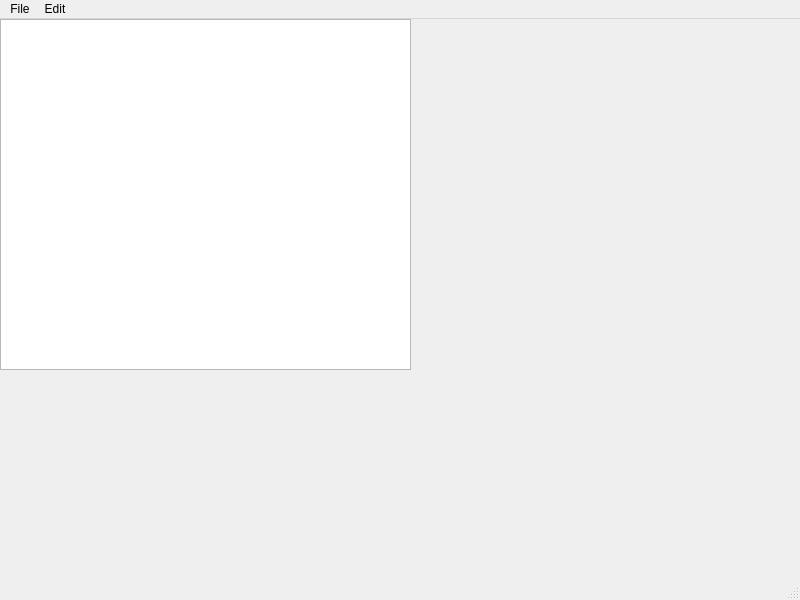
<?xml version="1.0" encoding="UTF-8"?>
<ui version="4.0">
 <class>Notepad</class>
 <widget class="QMainWindow" name="Notepad">
  <property name="geometry">
   <rect>
    <x>0</x>
    <y>0</y>
    <width>800</width>
    <height>600</height>
   </rect>
  </property>
  <property name="windowTitle">
   <string>Notepad</string>
  </property>
  <widget class="QWidget" name="centralwidget">
   <widget class="QWidget" name="gridLayoutWidget">
    <property name="geometry">
     <rect>
      <x>0</x>
      <y>0</y>
      <width>411</width>
      <height>351</height>
     </rect>
    </property>
    <layout class="QGridLayout" name="gridLayout">
     <item row="0" column="0">
      <widget class="QTextEdit" name="textEdit"/>
     </item>
    </layout>
   </widget>
  </widget>
  <widget class="QMenuBar" name="menubar">
   <property name="geometry">
    <rect>
     <x>0</x>
     <y>0</y>
     <width>800</width>
     <height>22</height>
    </rect>
   </property>
   <property name="defaultUp">
    <bool>false</bool>
   </property>
   <widget class="QMenu" name="menuNew">
    <property name="title">
     <string>File</string>
    </property>
    <addaction name="actionNew"/>
    <addaction name="actionOpen"/>
    <addaction name="actionSave"/>
    <addaction name="actionSaveAs"/>
    <addaction name="actionExit"/>
   </widget>
   <widget class="QMenu" name="menuCut">
    <property name="title">
     <string>Edit</string>
    </property>
   </widget>
   <addaction name="menuNew"/>
   <addaction name="menuCut"/>
  </widget>
  <widget class="QStatusBar" name="statusbar">
   <property name="sizeGripEnabled">
    <bool>true</bool>
   </property>
  </widget>
  <action name="actionNew">
   <property name="text">
    <string>New</string>
   </property>
  </action>
  <action name="actionOpen">
   <property name="text">
    <string>Open</string>
   </property>
  </action>
  <action name="actionSave">
   <property name="text">
    <string>Save</string>
   </property>
  </action>
  <action name="actionSaveAs">
   <property name="text">
    <string>SaveAs</string>
   </property>
  </action>
  <action name="actionExit">
   <property name="text">
    <string>Exit</string>
   </property>
  </action>
 </widget>
 <resources/>
 <connections/>
</ui>
